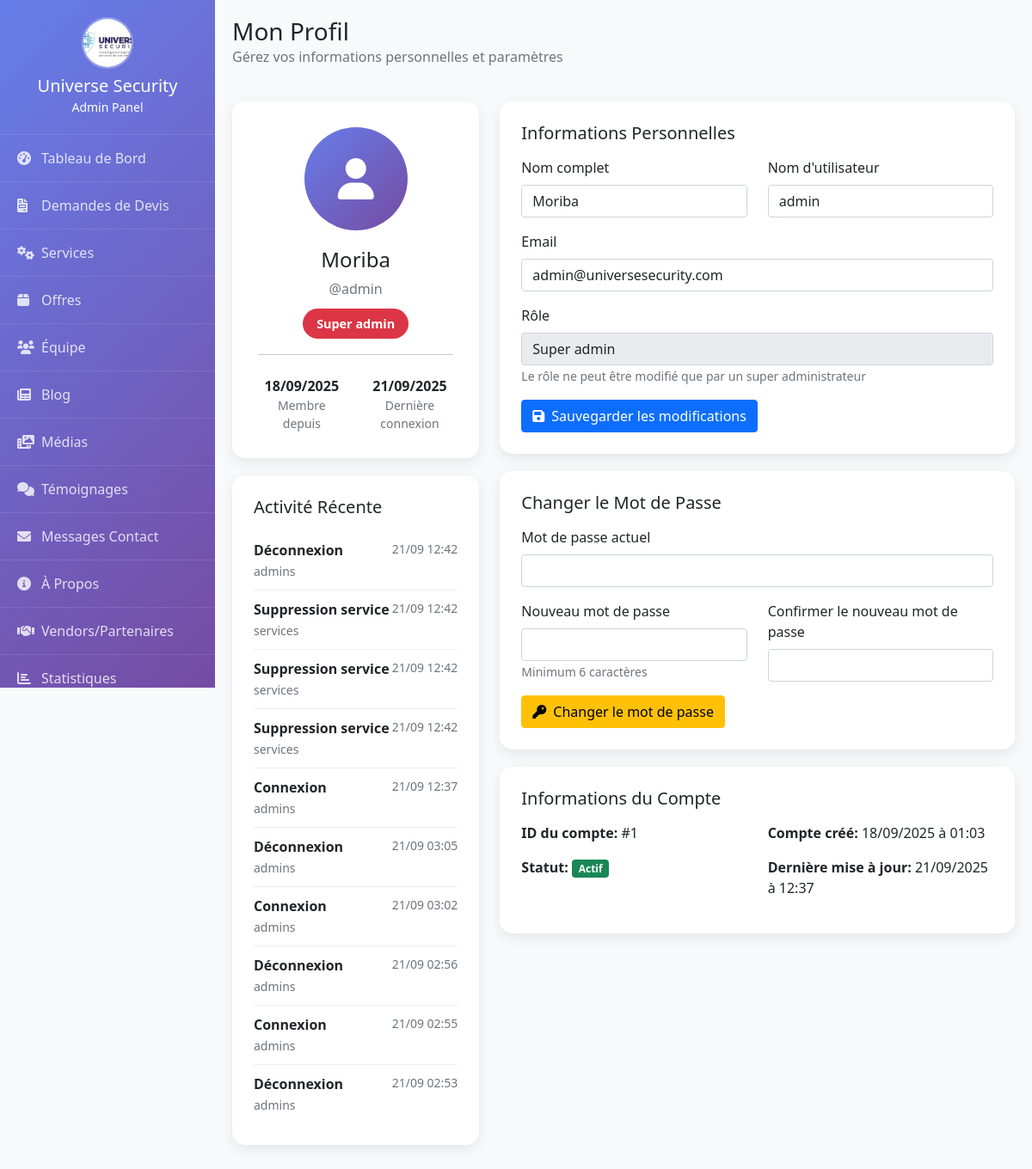
/admin/profile.php (signed in), run on the app's committed database.
### tables this page shows
CREATE TABLE `admin_logs` (
  `id` int(11) NOT NULL,
  `admin_id` int(11) NOT NULL,
  `action` varchar(100) NOT NULL,
  `table_name` varchar(50) DEFAULT NULL,
  `record_id` int(11) DEFAULT NULL,
  `old_values` longtext DEFAULT NULL CHECK (json_valid(`old_values`)),
  `new_values` longtext DEFAULT NULL CHECK (json_valid(`new_values`)),
  `ip_address` varchar(45) DEFAULT NULL,
  `user_agent` text DEFAULT NULL,
  `created_at` timestamp NOT NULL DEFAULT current_timestamp()
);

### admin/profile.php (the view, shortened to what this page needs)
<?php
$database = new Database();
$conn = $database->getConnection();
$query = "SELECT * FROM admins WHERE id = :id";
$stmt = $conn->prepare($query);
$stmt->bindParam(':id', $_SESSION['admin_id']);
$stmt->execute();
$user = $stmt->fetch();
$query = "SELECT * FROM admin_logs WHERE admin_id = :admin_id ORDER BY created_at DESC LIMIT 10";
$stmt = $conn->prepare($query);
$stmt->bindParam(':admin_id', $_SESSION['admin_id']);
$stmt->execute();
$recent_activities = $stmt->fetchAll();
?>
<!DOCTYPE html>
<html lang="fr">
<head>
    <link href="https://cdn.jsdelivr.net/npm/bootstrap@5.1.3/dist/css/bootstrap.min.css" rel="stylesheet">
    <link href="https://cdnjs.cloudflare.com/ajax/libs/font-awesome/6.0.0/css/all.min.css" rel="stylesheet">
</head>
<body>
    <?php
    include 'includes/admin_navbar.php';
    ?>
    <div class="main-content">
        <div class="d-flex justify-content-between align-items-center mb-4">
            <div>
                <h1 class="h3 mb-0">Mon Profil</h1>
                <p class="text-muted">Gérez vos informations personnelles et paramètres</p>
            </div>
        </div>
        <div class="row">
            <div class="col-lg-4">
                <div class="profile-card text-center">
                    <div class="profile-avatar">
                        <i class="fas fa-user"></i>
                    </div>
                    <h4 class="mb-2"><?php echo htmlspecialchars($user['full_name']); ?></h4>
                    <p class="text-muted mb-3">@<?php echo htmlspecialchars($user['username']); ?></p>
                    <span class="role-badge role-<?php echo $user['role']; ?>">
                        <?php echo ucfirst(str_replace('_', ' ', $user['role'])); ?>
                    </span>
                    <hr class="my-4">
                    <div class="row text-center">
                        <div class="col-6">
                            <strong><?php echo date('d/m/Y', strtotime($user['created_at'])); ?></strong>
                            <p class="text-muted small mb-0">Membre depuis</p>
                        </div>
                        <div class="col-6">
                            <strong>
                                <?php echo $user['last_login'] ? date('d/m/Y', strtotime($user['last_login'])) : 'Jamais'; ?>
                            </strong>
                            <p class="text-muted small mb-0">Dernière connexion</p>
                        </div>
                    </div>
                </div>
                <div class="info-card">
                    <h5 class="mb-3">Activité Récente</h5>
                    <?php if(empty($recent_activities)): ?>
                        <p class="text-muted text-center">Aucune activité récente</p>
                    <?php else: ?>
                        <?php foreach($recent_activities as $activity): ?>
                            <div class="activity-item">
                                <div class="d-flex justify-content-between align-items-start">
                                    <div>
                                        <strong><?php echo htmlspecialchars($activity['action']); ?></strong>
                                        <?php if($activity['table_name']): ?>
                                            <br><small class="text-muted"><?php echo htmlspecialchars($activity['table_name']); ?></small>
                                        <?php endif; ?>
                                    </div>
                                    <small class="text-muted">
                                        <?php echo date('d/m H:i', strtotime($activity['created_at'])); ?>
                                    </small>
                                </div>
                            </div>
                        <?php endforeach; ?>
                    <?php endif; ?>
                </div>
            </div>
            <div class="col-lg-8">
                <div class="info-card">
                    <h5 class="mb-3">Informations Personnelles</h5>
                    <form method="POST">
                        <div class="row">
                            <div class="col-md-6 mb-3">
                                <label for="full_name" class="form-label">Nom complet</label>
                                <input type="text" class="form-control" id="full_name" name="full_name"
                                       value="<?php echo htmlspecialchars($user['full_name']); ?>" required>
                            </div>
                            <div class="col-md-6 mb-3">
                                <label for="username" class="form-label">Nom d'utilisateur</label>
                                <input type="text" class="form-control" id="username" name="username"
                                       value="<?php echo htmlspecialchars($user['username']); ?>" required>
                            </div>
                        </div>
                        <div class="mb-3">
                            <label for="email" class="form-label">Email</label>
                            <input type="email" class="form-control" id="email" name="email"
                                   value="<?php echo htmlspecialchars($user['email']); ?>" required>
                        </div>
                        <div class="mb-3">
                            <label class="form-label">Rôle</label>
                            <input type="text" class="form-control"
                                   value="<?php echo ucfirst(str_replace('_', ' ', $user['role'])); ?>"
                                   readonly>
                            <small class="text-muted">Le rôle ne peut être modifié que par un super administrateur</small>
                        </div>
                        <button type="submit" name="update_profile" class="btn btn-primary">
                            <i class="fas fa-save me-2"></i>Sauvegarder les modifications
                        </button>
                    </form>
                </div>
                <div class="info-card">
                    <h5 class="mb-3">Changer le Mot de Passe</h5>
                    <form method="POST">
                        <div class="mb-3">
                            <label for="current_password" class="form-label">Mot de passe actuel</label>
                            <input type="password" class="form-control" id="current_password" name="current_password" required>
                        </div>
                        <div class="row">
                            <div class="col-md-6 mb-3">
                                <label for="new_password" class="form-label">Nouveau mot de passe</label>
                                <input type="password" class="form-control" id="new_password" name="new_password" required>
                                <small class="text-muted">Minimum 6 caractères</small>
                            </div>
                            <div class="col-md-6 mb-3">
                                <label for="confirm_password" class="form-label">Confirmer le nouveau mot de passe</label>
                                <input type="password" class="form-control" id="confirm_password" name="confirm_password" required>
                            </div>
                        </div>
                        <button type="submit" name="change_password" class="btn btn-warning">
                            <i class="fas fa-key me-2"></i>Changer le mot de passe
                        </button>
                    </form>
                </div>
                <div class="info-card">
                    <h5 class="mb-3">Informations du Compte</h5>
                    <div class="row">
                        <div class="col-md-6">
                            <p><strong>ID du compte:</strong> #<?php echo $user['id']; ?></p>
                            <p><strong>Statut:</strong>
                                <span class="badge <?php echo $user['is_active'] ? 'bg-success' : 'bg-danger'; ?>">
                                    <?php echo $user['is_active'] ? 'Actif' : 'Inactif'; ?>
                                </span>
                            </p>
                        </div>
                        <div class="col-md-6">
                            <p><strong>Compte créé:</strong> <?php echo date('d/m/Y à H:i', strtotime($user['created_at'])); ?></p>
                            <p><strong>Dernière mise à jour:</strong> <?php echo date('d/m/Y à H:i', strtotime($user['updated_at'])); ?></p>
                        </div>
                    </div>
                </div>
            </div>
        </div>
    </div>
</body>
</html>

### admin/profile.php (style rules this page uses)
:root { --primary-color: #667eea; --secondary-color: #764ba2; --sidebar-width: 250px; }
body { font-family: 'Segoe UI', Tahoma, Geneva, Verdana, sans-serif; background-color: #f8f9fa; }
.main-content { margin-left: var(--sidebar-width); padding: 20px; transition: all 0.3s ease; }
.profile-card { background: white; border-radius: 15px; padding: 30px; box-shadow: 0 5px 15px rgba(0,0,0,0.08); margin-bottom: 20px; }
.profile-avatar { width: 120px; height: 120px; border-radius: 50%; background: linear-gradient(135deg, var(--primary-color) 0%, var(--secondary-color) 100%); display: flex; align-items: center; justify-content: center; font-size: 48px; color: white; margin: 0 auto 20px; }
.info-card { background: white; border-radius: 15px; padding: 25px; box-shadow: 0 5px 15px rgba(0,0,0,0.08); margin-bottom: 20px; }
.activity-item { padding: 10px 0; border-bottom: 1px solid #eee; }
.activity-item:last-child { border-bottom: none; }
.role-badge { padding: 8px 16px; border-radius: 20px; font-size: 0.9rem; font-weight: 600; }
.role-super_admin { background-color: #dc3545; color: white; }

### data on the page
admin_logs: action "Déconnexion", table_name "admins", created_at "21/09 12:42"
admin_logs: action "Suppression service", table_name "services", created_at "21/09 12:42"
admin_logs: action "Suppression service", table_name "services", created_at "21/09 12:42"
admin_logs: action "Suppression service", table_name "services", created_at "21/09 12:42"
admin_logs: action "Connexion", table_name "admins", created_at "21/09 12:37"
admin_logs: action "Déconnexion", table_name "admins", created_at "21/09 03:05"
admin_logs: action "Connexion", table_name "admins", created_at "21/09 03:02"
admin_logs: action "Déconnexion", table_name "admins", created_at "21/09 02:56"
admin_logs: action "Connexion", table_name "admins", created_at "21/09 02:55"
admin_logs: action "Déconnexion", table_name "admins", created_at "21/09 02:53"

### other printed values
$user['full_name'] "Moriba"
$user['username'] "admin"
str_replace('_', ' ', $user['role']) "Super admin"
date('d/m/Y', strtotime($user['created_at'])) "18/09/2025"
date('d/m/Y', strtotime($user['last_login'])) "21/09/2025"
$user['id'] "1"
date('d/m/Y à H:i', strtotime($user['created_at'])) "18/09/2025 à 01:03"
date('d/m/Y à H:i', strtotime($user['updated_at'])) "21/09/2025 à 12:37"
